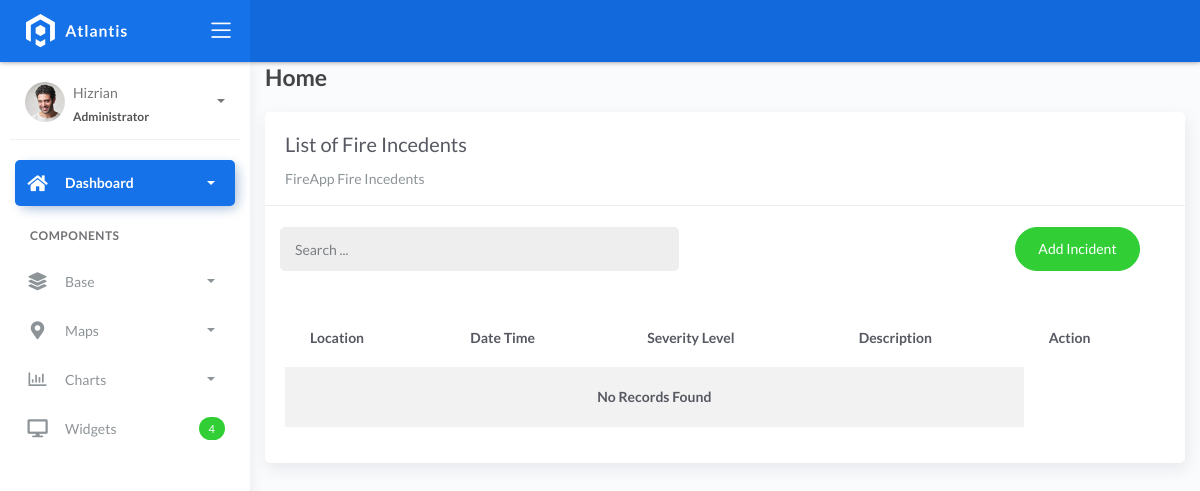
Page /incidentlist on the earlier database version.
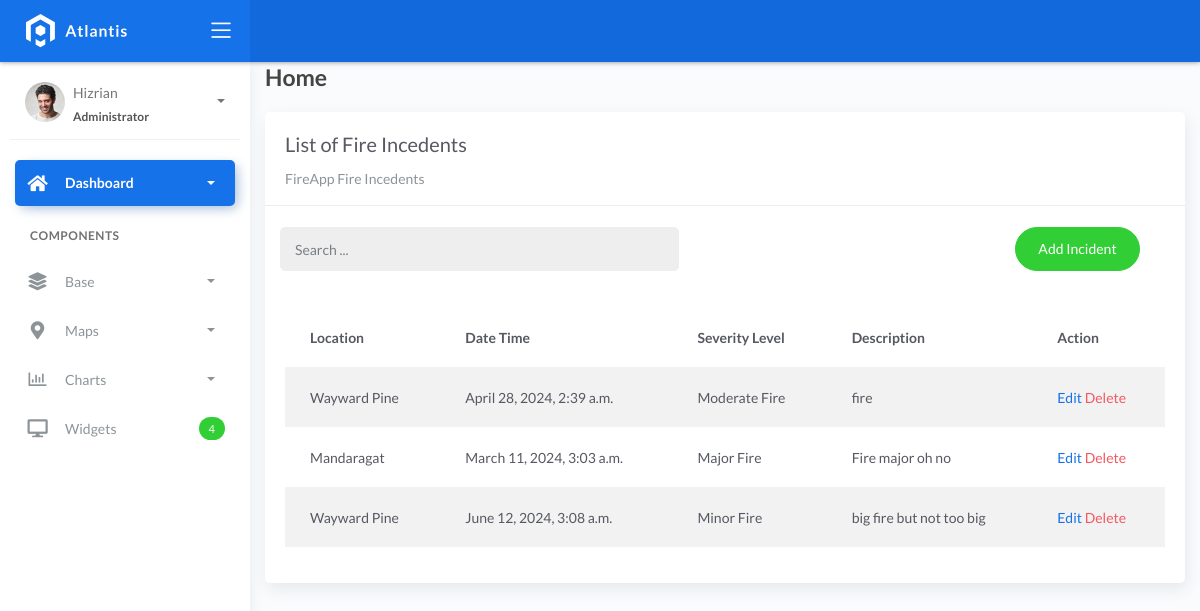
Same page on the later database version.
### fire/models.py (models this page shows, shortened)
class BaseModel(models.Model):
    created_at = models.DateTimeField(auto_now_add=True, db_index=True)
    updated_at = models.DateTimeField(auto_now=True)
    class Meta:
        abstract = True

class Incident(BaseModel):
    SEVERITY_CHOICES = (
        ('Minor Fire', 'Minor Fire'),
        ('Moderate Fire', 'Moderate Fire'),
        ('Major Fire', 'Major Fire'),
    )
    location = models.ForeignKey(Locations, on_delete=models.CASCADE)
    date_time = models.DateTimeField(blank=True, null=True)
    severity_level = models.CharField(max_length=45, choices=SEVERITY_CHOICES)
    description = models.CharField(max_length=250)

class Locations(BaseModel):
    name = models.CharField(max_length=150)
    latitude = models.DecimalField(
        max_digits=22, decimal_places=16, null=True, blank=True)
    longitude = models.DecimalField(
        max_digits=22, decimal_places=16, null=True, blank=True)
    address = models.CharField(max_length=150)
    city = models.CharField(max_length=150)  # can be in separate table
    country = models.CharField(max_length=150)  # can be in separate table
    def __str__(self):
        return self.name

### fire/views.py (the view)
# urls.py: path('incidentlist', IncidentList.as_view(), name='incident-list'),
class IncidentList(ListView):
    model = Incident
    context_object_name = 'incident'
    template_name = "incidentlist.html"
    paginate_by = 5
    def get_queryset(self, *args, **kwargs):
        qs = super(IncidentList, self).get_queryset(*args, **kwargs)
        if self.request.GET.get("q") != None:
            query = self.request.GET.get('q')
            qs = qs.filter(Q(location__name__icontains=query) |
            Q(date_time__icontains=query) | Q(severity_level__icontains=query))
        return qs

### templates/incidentlist.html (shortened to what this page needs)
{% extends 'base.html' %} {% load static %} {% block content %}
<div class="content">
    <div class="container-fluid">
        <h4 class="page-title">Home</h4>
        <div class="row">
            <div class="col-md-12">
                <div class="card">
                    <div class="card-header">
                        <div class="card-title">List of Fire Incedents</div>
                        <div class="card-category">FireApp Fire Incedents</div>
                    </div>
                    <br>
                        <div class="col-md-12 row">
                            <div class="col-md-6">
                                <form action="" class="navbar-left navbar-form nav-search mr-md-3" action="{% url 'incident-list' %}">
                                    <div class="input-group">
                                        <input type="text" placeholder="Search ..." class="form-control" name="q">
                                        <div class="input-group-append">
                                        <span class="input-group-text">
                                        </span>
                                        </div>
                                    </div>
                                </form>
                            </div>
                            <div class="col-md-6">
                                <div class="pull-right">
                                    <a href="{% url 'incident-add' %}" class="btn btn-success btn-rounded">Add Incident</a>
                                </div>
                            </div>
                        </div>
                    <div class="card-body">
                        <table class="table table-striped mt-3">
                            <thead>
                                <tr>
                                    <th scope="col">Location</th>
                                    <th scope="col">Date Time</th>
                                    <th scope="col">Severity Level</th>
                                    <th scope="col">Description</th>
                                    <th scope="col">Action</th>
                                </tr>
                            </thead>
                            <tbody>
                                {% for object in object_list %}
                                <tr>
                                    <td>{{ object.location }}</td>
                                    <td>{{ object.date_time }}</td>
                                    <td>{{ object.severity_level }}</td>
                                    <td>{{ object.description }}</td>
                                    <td>
                                        <a href="incidentlist/{{ object.id }}">Edit</a>
                                        <a href="incidentlist/{{ object.id }}/delete" class="text-danger">Delete</a>
                                    </td>
                                </tr>
                                {% empty %}
                                <tr>
                                    <td colspan="4" style="text-align: center">
                                    <p class="text-sm font-weight-bold mb-0">No Records Found</p>
                                    </td>
                                </tr>
                                {% endfor %}
                            </tbody>
                        </table>
                    </div>
                </div>
            </div>
        </div>
    </div>
</div>
{% endblock %}

Differences in the rows shown:
added Incident: location "Wayward Pine", date_time "April 28, 2024, 2:39 a.m.", severity_level "Moderate Fire", description "fire"
added Incident: location "Mandaragat", date_time "March 11, 2024, 3:03 a.m.", severity_level "Major Fire", description "Fire major oh no"
added Incident: location "Wayward Pine", date_time "June 12, 2024, 3:08 a.m.", severity_level "Minor Fire", description "big fire but not too big"
Other differences:
text no longer shown: "No Records Found"
